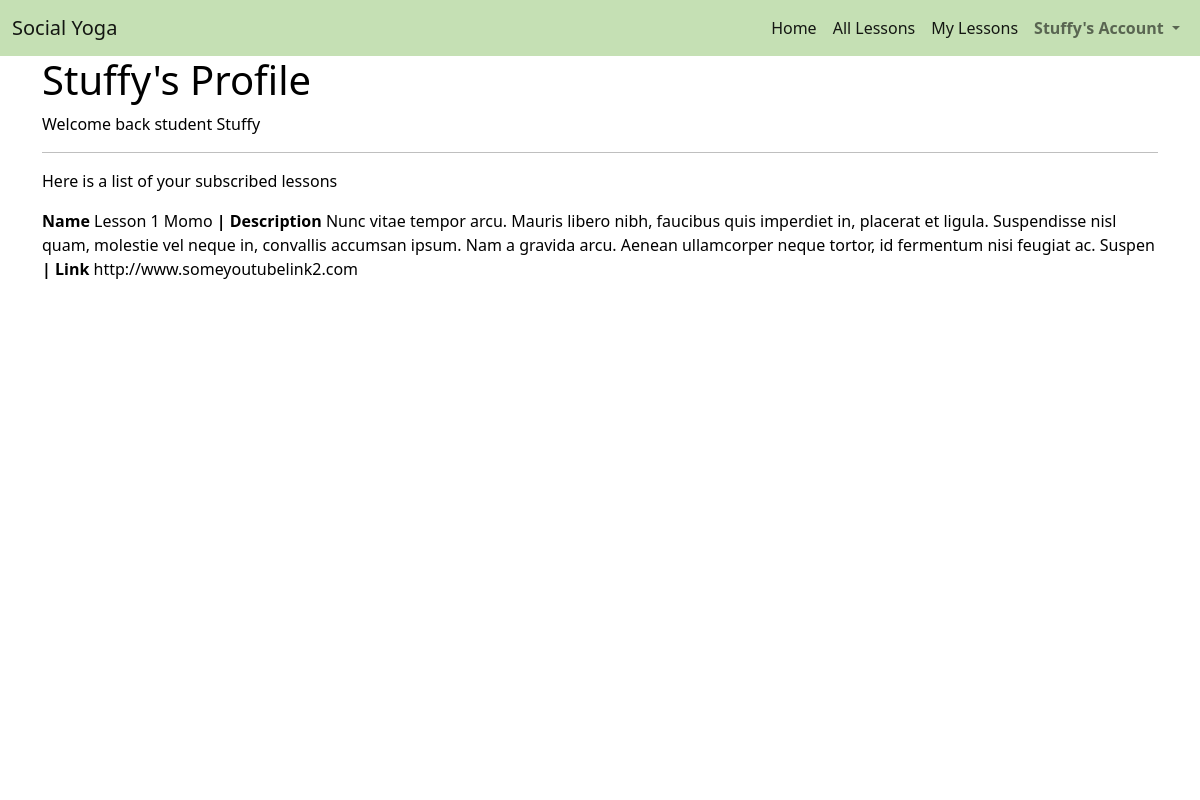
The page /profiles/ (signed in) on the database its author committed.
### profiles/models.py (models this page shows, shortened)
class UserProfile(models.Model):
    user = models.OneToOneField(User, on_delete=models.CASCADE)
    first_name = models.CharField(max_length=50, null=False, blank=False)
    last_name = models.CharField(max_length=50, null=False, blank=False)
    is_instructor = models.BooleanField(default=False)

### lessons/models.py (models this page shows, shortened)
class Lesson(models.Model):
    lesson_id = models.CharField(max_length=32, null=False, editable=False)
    instructor_profile = models.ForeignKey(UserProfile, on_delete=models.SET_NULL,
                                        null=True, blank=True, related_name='lessons')
    lesson_name = models.CharField(max_length=32, null=False, editable=True)
    description = models.TextField(max_length=254)
    url = models.URLField(max_length=1024, null=False, blank=False)

### profiles/views.py (the view)
# urls.py: path('', views.profile, name='profile'),
def profile(request):
    profile = get_object_or_404(UserProfile, user=request.user)
    if profile.is_instructor:
        lessons = Lesson.objects.filter(instructor_name=profile)
    else:
        lessonItems = LessonItem.objects.filter(user=profile)
        lessons = []
        for lesson in lessonItems:
            lessons.append(lesson.lesson)
    context = {
        'profile': profile,
        'lessons': lessons,
    }
    return render(request, 'profiles/profile.html', context)

### profiles/templates/profiles/profile.html (shortened to what this page needs)
{% extends "base.html" %}
{% load static %}
{% block content %}
    <div class="overlay"></div>
    <div class="container h-100">
        <div class="row h-100">
            <div class="col">
                {% if lessons and profile.is_instructor %}
                    <h1>{{ profile.first_name|title }}'s Profile</h1>
                    <p>Welcome back instructor {{ profile.first_name }}</p>
                    <hr>
                    <p>Here is a list of your created lessons</p>
                    {% for lesson in lessons %}
                    <p>
                        <span>
                            <strong>Name </strong>   {{ lesson.lesson_name }}
                            <strong>| Description   </strong>{{ lesson.description }}
                            <strong>| Link   </strong>{{ lesson.url }}
                        </span>
                    </p>
                    {% endfor %}
                {% else %}
                    <h1>{{ profile.first_name|title }}'s Profile</h1>
                    <p>Welcome back student {{ profile.first_name }}</p>
                    <hr>
                    <p>Here is a list of your subscribed lessons</p>
                    {% for lesson in lessons %}
                    <p>
                        <span>
                            <strong>Name </strong>   {{ lesson.lesson_name }}
                            <strong>| Description   </strong>{{ lesson.description }}
                            <strong>| Link   </strong>{{ lesson.url }}
                        </span>
                    </p>
                    {% endfor %}
                {% endif %}
            </div>
        </div>
    </div>
{% endblock %}

### templates/base.html (shortened to what this page needs)
{% load static %}
<!doctype html>
<html lang="en">
  <head>
    {% block corecss %}
      <link href="https://cdn.jsdelivr.net/npm/bootstrap@5.0.0-beta1/dist/css/bootstrap.min.css" rel="stylesheet">
      <link rel="stylesheet" href="{% static 'css/base.css' %}" >
    {% endblock %}
</head>
<body>
    <nav class="navbar navbar-expand-lg navbar-light navbar-custom">
        <div class="container-fluid">
            <a class="navbar-brand" href="{% url 'home' %}">Social Yoga</a>
            <div class="collapse navbar-collapse" id="navbarSupportedContent">
            <ul class="navbar-nav ms-auto mb-2 mb-lg-0">
                <li class="nav-item">
                    <a class="nav-link active" aria-current="page" href="{% url 'home' %}">Home</a>
                </li>
                <li class="nav-item">
                    <a class="nav-link active" aria-current="page" href="{% url 'lessons' %}">All Lessons</a>
                </li>
                {% if user.is_authenticated %}
                <li class="nav-item">
                    <a class="nav-link active" aria-current="page" href="{% url 'my_lessons' %}">My Lessons</a>
                </li>
                {% endif %}
                <li class="nav-item dropdown">
                <a class="nav-link dropdown-toggle" href="#" id="navbarDropdown" role="button" data-bs-toggle="dropdown" aria-expanded="false">
                    <strong>{% if user.is_authenticated %}{{ user|title }}'s{% else %}My{% endif %} Account</strong>
                </a>
                </li>
            </ul>
            </div>
        </div>
    </nav>
        {% block content %}
        {% endblock %}
</body>
</html>

### static/css/base.css (style rules this page uses)
.navbar-custom { background-color: #c5e0b4; }
body { background: url('/media/background-image.jpg') no-repeat center center fixed; background-size: cover; height: calc(100vh - 164px); color: black; }
.overlay { height: 100%; width: 100%; top: 0; left: 0; position: fixed; background: white; z-index: -1; }

### rows shown on the page
UserProfile: first_name "Stuffy"
Lesson: lesson_name "Lesson 1 Momo", description "Nunc vitae tempor arcu. Mauris libero nibh, faucibus quis imperdiet in, placerat et ligula. Suspendisse nisl quam, molestie vel neque in, convallis accumsan ipsum. Nam a gravida arcu. Aenean ullamcorper neque tortor, id fermentum nisi feugiat ac. Suspen", url "http://www.someyoutubelink2.com"

### other values the page prints
{{ user|title }} "Stuffy"
